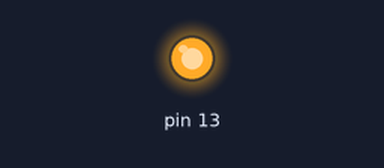
A sketch run on a simulated Arduino Uno, built with avr-gcc and run on an emulated ATmega328P. On the bench: output pins drawn as LEDs (lit = HIGH).

Above: at 0.1 s.
Timing chart, 0 to 1.6 s (numbered marks = the images above):
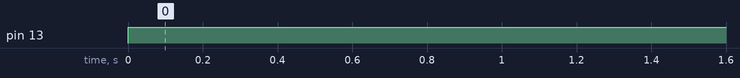

Measured:
- by itself, pin 13: LOW → HIGH at 0.00 s

The sketch:

led-on-reg.ino
```cpp
void setup() {
  _SFR_MEM8(0x24) = 0b00100000; // DDRB = 0x24 → set PB5 as output
}

void loop() {
  _SFR_MEM8(0x25) = 0b00100000; // PORTB = 0x25 → PB5 high (LED ON)
}
```
